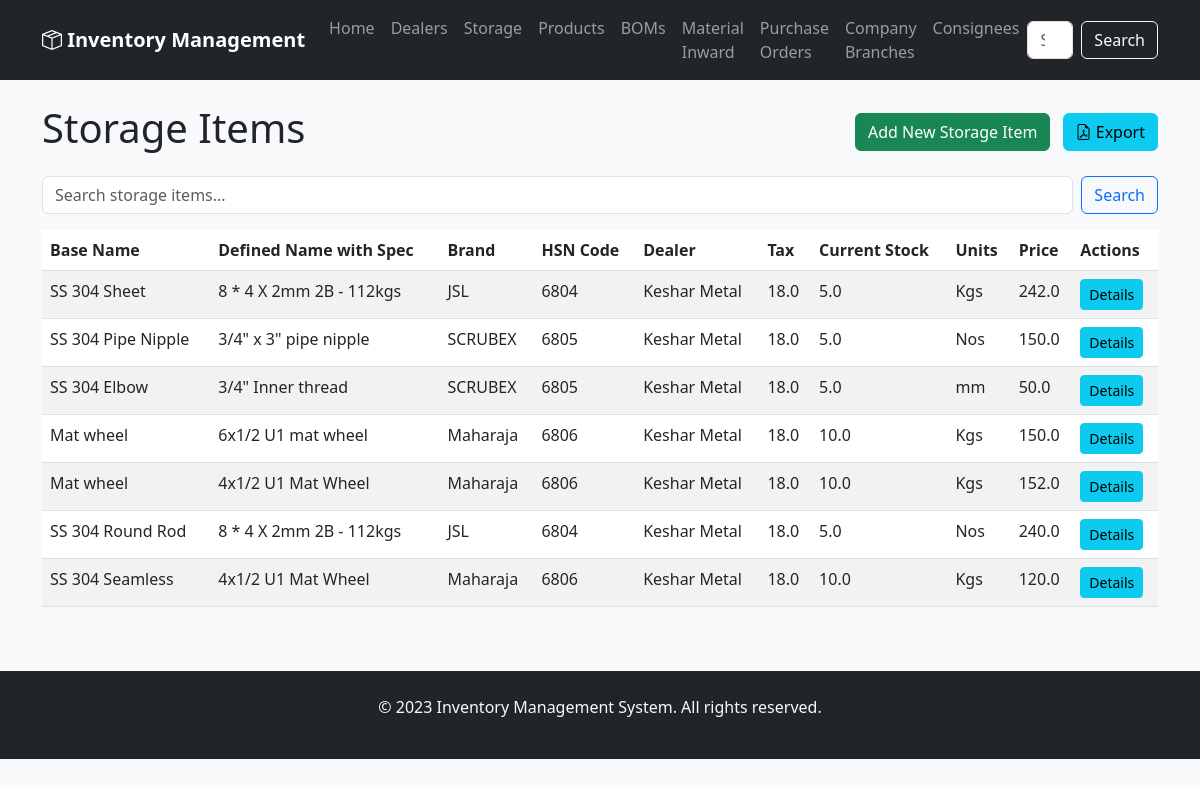
Page /storage on the committed database.
### app/models.py (models this page shows)
class Storage(Base):
    __tablename__ = 'storage'
    id = Column(Integer, primary_key=True)
    base_name = Column(String(128))
    defined_name_with_spec = Column(String(256))
    brand = Column(String(128))
    hsn_code = Column(String(32))
    dealer_id = Column(Integer, ForeignKey('dealer.id'))
    tax = Column(Float)
    price = Column(Float)
    current_stock = Column(Float)
    units = Column(String(32))
    created_at = Column(DateTime, default=datetime.now)  # Make sure this exists
    updated_at = Column(DateTime, default=datetime.now, onupdate=datetime.now)  # And this
    dealer = relationship('Dealer', back_populates='materials')
    product_materials = relationship('ProductMaterial', back_populates='storage')
    bom_materials = relationship('BOMMaterial', back_populates='storage')
    supply_items = relationship('BOMSupplyItem', back_populates='storage')
    po_items = relationship('PurchaseOrderItem', back_populates='material')

class Dealer(Base):
    __tablename__ = 'dealer'
    id = Column(Integer, primary_key=True)
    name = Column(String(120), nullable=False)
    address = Column(String(250))
    city = Column(String(100))
    state = Column(String(100))
    country = Column(String(100))
    pincode = Column(String(20))
    telephone = Column(String(50))
    mobile = Column(String(50))
    email = Column(String(120))
    gst_no = Column(String(50))
    bank_name = Column(String(100))
    account_no = Column(String(100))
    ifsc_code = Column(String(50))
    materials = relationship('Storage', back_populates='dealer', lazy='dynamic')

### app/routers/storage.py (the view)
@router.get("", response_class=HTMLResponse)
async def list_storage(request: Request, db: Session = Depends(get_db)):
    try:
        search_query = request.query_params.get('q', '').strip()
        if search_query:
            storages = db.query(models.Storage).filter(
                models.Storage.base_name.ilike(f'%{search_query}%') |
                models.Storage.defined_name_with_spec.ilike(f'%{search_query}%') |
                models.Storage.brand.ilike(f'%{search_query}%')
            ).all()
        else:
            storages = db.query(models.Storage).all()
        return templates.TemplateResponse("list_storage.html", {
            "request": request,
            "storages": storages,
            "search_query": search_query
        })
    except Exception as e:
        print(f"Error in list_storage: {e}")
        return templates.TemplateResponse("error.html", {
            "request": request,
            "status_code": 500,
            "detail": f"Error loading storage items: {str(e)}"
        })

### app/templates/list_storage.html (shortened to what this page needs)
{% extends "base.html" %}
{% block content %}
<div class="d-flex justify-content-between align-items-center mb-3">
    <h1>Storage Items</h1>
    <div>
        <a href="/storage/add" class="btn btn-success me-2">Add New Storage Item</a>
        <a href="/storage/export" class="btn btn-info">
            <i class="bi bi-file-earmark-pdf"></i> Export
        </a>
    </div>
</div>
<form class="d-flex mb-3" method="GET" action="/storage">
    <input class="form-control me-2" type="search" placeholder="Search storage items..." name="q" value="{{ search_query }}">
    <button class="btn btn-outline-primary" type="submit">Search</button>
</form>
<div class="table-responsive">
    <table class="table table-striped">
        <thead>
            <tr>
                <th>Base Name</th>
                <th>Defined Name with Spec</th>
                <th>Brand</th>
                <th>HSN Code</th>
                <th>Dealer</th>
                <th>Tax</th>
                <th>Current Stock</th>
                <th>Units</th>
                <th>Price</th>
                <th>Actions</th>
            </tr>
        </thead>
        <tbody>
            {% for storage in storages %}
            <tr>
                <td>{{ storage.base_name }}</td>
                <td>{{ storage.defined_name_with_spec }}</td>
                <td>{{ storage.brand }}</td>
                <td>{{ storage.hsn_code }}</td>
                <td>{{ storage.dealer.name if storage.dealer else 'N/A' }}</td>
                <td>{{ storage.tax }}</td>
                <td>{{ storage.current_stock }}</td>
                <td>{{ storage.units }}</td>
                <td>{{ storage.price }}</td>
                <td>
                    <a href="/storage/details/{{ storage.id }}" class="btn btn-sm btn-info">Details</a>
                </td>
            </tr>
            {% else %}
            <tr>
                <td colspan="8" class="text-center">No storage items found.</td>
            </tr>
            {% endfor %}
        </tbody>
    </table>
</div>
{% endblock %}

### app/templates/base.html (shortened to what this page needs)
<!DOCTYPE html>
<html lang="en">
<head>
    <link href="https://cdn.jsdelivr.net/npm/bootstrap@5.3.0/dist/css/bootstrap.min.css" rel="stylesheet">
    <link rel="stylesheet" href="https://cdn.jsdelivr.net/npm/bootstrap-icons@1.10.0/font/bootstrap-icons.css">
    <link href="/static/css/style.css" rel="stylesheet">
</head>
<body>
    <nav class="navbar navbar-expand-lg navbar-dark bg-dark">
        <div class="container">
            <a class="navbar-brand" href="{{ url_for('root') }}">
                <i class="bi bi-box-seam"></i> Inventory Management
            </a>
            <div class="collapse navbar-collapse" id="navbarNav">
                <ul class="navbar-nav me-auto">
                    <li class="nav-item">
                        <a class="nav-link" href="/">Home</a>
                    </li>
                    <li class="nav-item">
                        <a class="nav-link" href="/dealers">Dealers</a>
                    </li>
                    <li class="nav-item">
                        <a class="nav-link" href="/storage">Storage</a>
                    </li>
                    <li class="nav-item">
                        <a class="nav-link" href="/products">Products</a>
                    </li>
                    <li class="nav-item">
                        <a class="nav-link" href="/boms">BOMs</a>
                    </li>
                    <li class="nav-item">
                        <a class="nav-link" href="/material_inward">Material Inward</a>
                    </li>
                    <li class="nav-item">
                        <a class="nav-link" href="/purchase_orders">Purchase Orders</a>
                    </li>
                    <li class="nav-item">
                        <a class="nav-link" href="company_branches">Company Branches</a>
                    </li>
                    <li class="nav-item">
                        <a class="nav-link" href="/consignees">Consignees</a>
                    </li>
                </ul>
                <form class="d-flex" action="/search" method="GET">
                    <input class="form-control me-2" type="search" placeholder="Search..." name="q">
                    <button class="btn btn-outline-light" type="submit">Search</button>
                </form>
            </div>
        </div>
    </nav>
    <div class="container mt-4">
        {% block content %}{% endblock %}
    </div>
    <footer class="bg-dark text-light mt-5 py-4">
        <div class="container text-center">
            <p>&copy; 2023 Inventory Management System. All rights reserved.</p>
        </div>
    </footer>
</body>
</html>

### app/static/css/style.css (style rules this page uses)
body { background-color: #f8f9fa; }
.navbar-brand { font-weight: bold; }

### rows in the picture
Storage: base_name "SS 304 Sheet", defined_name_with_spec "8 * 4 X 2mm 2B - 112kgs", brand "JSL", hsn_code "6804", dealer "Keshar Metal", tax "18.0", current_stock "5.0", units "Kgs", price "242.0"
Storage: base_name "SS 304 Pipe Nipple", defined_name_with_spec "3/4\" x 3\" pipe nipple", brand "SCRUBEX", hsn_code "6805", dealer "Keshar Metal", tax "18.0", current_stock "5.0", units "Nos", price "150.0"
Storage: base_name "SS 304 Elbow", defined_name_with_spec "3/4\" Inner thread", brand "SCRUBEX", hsn_code "6805", dealer "Keshar Metal", tax "18.0", current_stock "5.0", units "mm", price "50.0"
Storage: base_name "Mat wheel", defined_name_with_spec "6x1/2 U1 mat wheel", brand "Maharaja", hsn_code "6806", dealer "Keshar Metal", tax "18.0", current_stock "10.0", units "Kgs", price "150.0"
Storage: base_name "Mat wheel", defined_name_with_spec "4x1/2 U1 Mat Wheel", brand "Maharaja", hsn_code "6806", dealer "Keshar Metal", tax "18.0", current_stock "10.0", units "Kgs", price "152.0"
Storage: base_name "SS 304 Round Rod", defined_name_with_spec "8 * 4 X 2mm 2B - 112kgs", brand "JSL", hsn_code "6804", dealer "Keshar Metal", tax "18.0", current_stock "5.0", units "Nos", price "240.0"
Storage: base_name "SS 304 Seamless", defined_name_with_spec "4x1/2 U1 Mat Wheel", brand "Maharaja", hsn_code "6806", dealer "Keshar Metal", tax "18.0", current_stock "10.0", units "Kgs", price "120.0"
